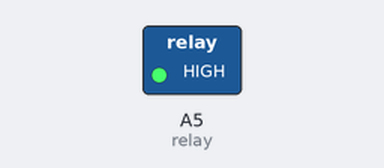
Bench run of a sketch on a simulated Arduino Uno, built with avr-gcc and run on an emulated ATmega328P. On the bench: switched loads named in the sketch (green lamp = pin HIGH). Dashed ring = blinking.

Above: at 0.5 s.
Timing chart, 0 to 4.6 s (numbered marks = the images above):
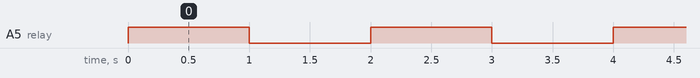

The sketch:

relay_test.ino
```cpp
#define relay A5

void setup() {
  // put your setup code here, to run once:
  pinMode(relay, OUTPUT);

  Serial.begin(9600);

}

void loop() {
  // put your main code here, to run repeatedly:
  digitalWrite(relay, true);
  delay(1000);
  digitalWrite(relay, false);
  delay(1000);
}
```

Measured:
- by itself, A5 (relay): alternates HIGH for 1.0 s and LOW for 1.0 s
